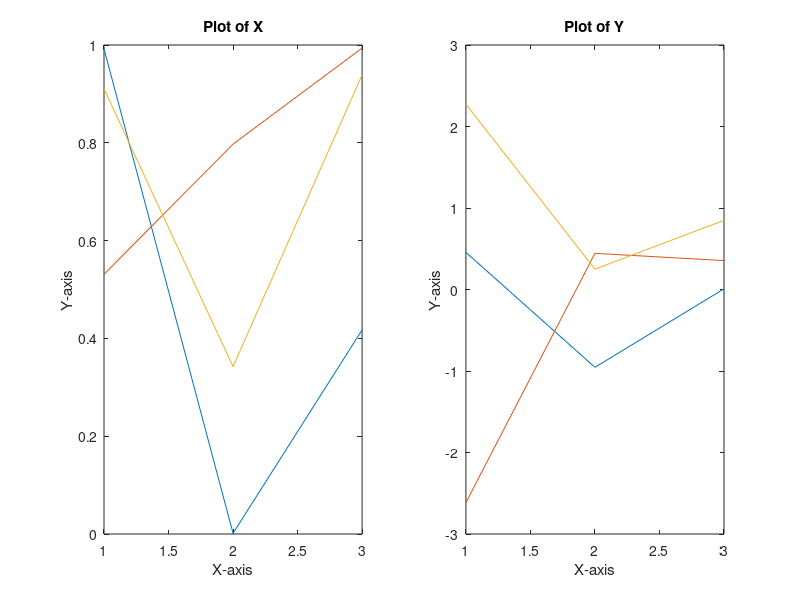

The MATLAB script that drew this image:
X=[1 3 5 7 9 2 4 6 8 10]
Y=sum(X)
Y=sum(X(3:7))
Z=cumsum(X)
Len=length(X)
Sum=0
for i=1:Len
    Sum=Sum+X(i)
end    
X=rand(3)
Y=randn(3)
subplot(1,2,1)
plot(X)
title('Plot of X')
xlabel('X-axis')
ylabel('Y-axis')
subplot(1,2,2)
plot(Y)
title('Plot of Y')
xlabel('X-axis')
ylabel('Y-axis')